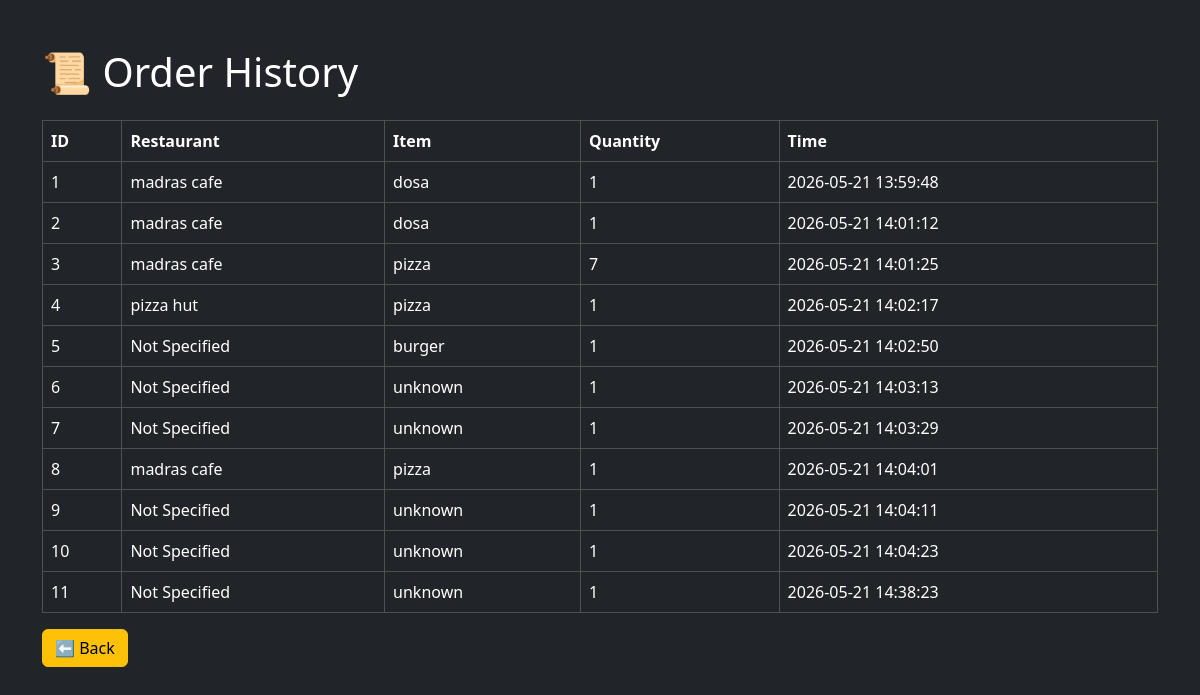
Before: /history with the older database file.
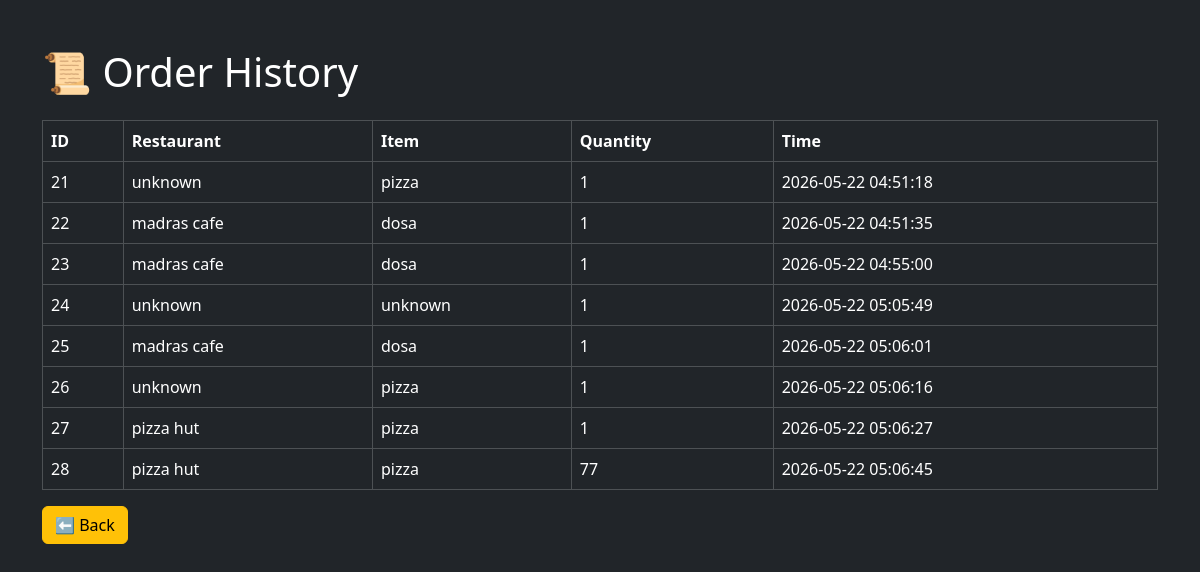
After: the same page with the newer database file.
### tables this page shows
CREATE TABLE history (
        id INTEGER PRIMARY KEY AUTOINCREMENT,
        restaurant TEXT,
        item TEXT,
        quantity INTEGER,
        order_time TIMESTAMP DEFAULT CURRENT_TIMESTAMP
    );

### app.py (the view)
@app.route("/history")
def order_history():
    conn = sqlite3.connect("database/orders.db")
    cursor = conn.cursor()
    cursor.execute("SELECT * FROM history")
    history_items = cursor.fetchall()
    conn.close()
    return render_template(
        "history.html",
        history_items=history_items
    )

### templates/history.html (shortened to what this page needs)
<!DOCTYPE html>
<html>
<head>
    <link href="https://cdn.jsdelivr.net/npm/bootstrap@5.3.3/dist/css/bootstrap.min.css" rel="stylesheet">
</head>
<body class="bg-dark text-white">
<div class="container mt-5">
    <h1 class="mb-4">
        📜 Order History
    </h1>
    <table class="table table-dark table-bordered">
        <tr>
            <th>ID</th>
            <th>Restaurant</th>
            <th>Item</th>
            <th>Quantity</th>
            <th>Time</th>
        </tr>
        {% for order in history_items %}
        <tr>
            <td>{{ order[0] }}</td>
            <td>{{ order[1] }}</td>
            <td>{{ order[2] }}</td>
            <td>{{ order[3] }}</td>
            <td>{{ order[4] }}</td>
        </tr>
        {% endfor %}
    </table>
    <a href="/" class="btn btn-warning">
        ⬅ Back
    </a>
</div>
</body>
</html>

Changed rows visible on the page:
removed history: id "1", restaurant "madras cafe", item "dosa", quantity "1", order_time "2026-05-21 13:59:48"
removed history: id "2", restaurant "madras cafe", item "dosa", quantity "1", order_time "2026-05-21 14:01:12"
removed history: id "3", restaurant "madras cafe", item "pizza", quantity "7", order_time "2026-05-21 14:01:25"
removed history: id "4", restaurant "pizza hut", item "pizza", quantity "1", order_time "2026-05-21 14:02:17"
removed history: id "5", restaurant "Not Specified", item "burger", quantity "1", order_time "2026-05-21 14:02:50"
removed history: id "6", restaurant "Not Specified", item "unknown", quantity "1", order_time "2026-05-21 14:03:13"
removed history: id "7", restaurant "Not Specified", item "unknown", quantity "1", order_time "2026-05-21 14:03:29"
removed history: id "8", restaurant "madras cafe", item "pizza", quantity "1", order_time "2026-05-21 14:04:01"
removed history: id "9", restaurant "Not Specified", item "unknown", quantity "1", order_time "2026-05-21 14:04:11"
removed history: id "10", restaurant "Not Specified", item "unknown", quantity "1", order_time "2026-05-21 14:04:23"
removed history: id "11", restaurant "Not Specified", item "unknown", quantity "1", order_time "2026-05-21 14:38:23"
added history: id "21", restaurant "unknown", item "pizza", quantity "1", order_time "2026-05-22 04:51:18"
added history: id "22", restaurant "madras cafe", item "dosa", quantity "1", order_time "2026-05-22 04:51:35"
added history: id "23", restaurant "madras cafe", item "dosa", quantity "1", order_time "2026-05-22 04:55:00"
added history: id "24", restaurant "unknown", item "unknown", quantity "1", order_time "2026-05-22 05:05:49"
added history: id "25", restaurant "madras cafe", item "dosa", quantity "1", order_time "2026-05-22 05:06:01"
added history: id "26", restaurant "unknown", item "pizza", quantity "1", order_time "2026-05-22 05:06:16"
added history: id "27", restaurant "pizza hut", item "pizza", quantity "1", order_time "2026-05-22 05:06:27"
added history: id "28", restaurant "pizza hut", item "pizza", quantity "77", order_time "2026-05-22 05:06:45"
